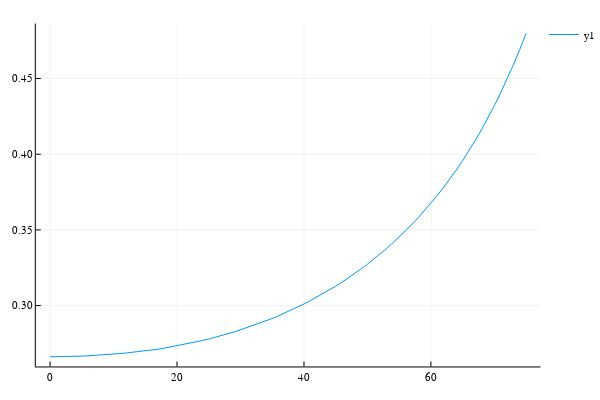

Notebook code for this chart:
### Code cell
SZA=0:1:75
plot(SZA, reflNIR_SZA)

### Figure 1 — Plotly figure (JSON) as saved in the notebook; plotly's stock layout.template omitted (floating-point values rounded to 4 significant figures)
{"data": [{"colorbar": {"title": ""}, "legendgroup": "y1", "line": {"color": "rgba(0, 154, 250, 1.000)", "dash": "solid", "shape": "linear", "width": 1}, "mode": "lines", "name": "y1", "showlegend": true, "type": "scatter", "x": [0, 1, 2, 3, 4, 5, 6, 7, 8, 9, 10, 11, 12, 13, 14, 15, 16, 17, 18, 19, 20, 21, 22, 23, 24, 25, 26, 27, 28, 29, 30, 31, 32, 33, 34, 35, 36, 37, 38, 39, 40, 41, 42, 43, 44, 45, 46, 47, 48, 49, 50, 51, 52, 53, 54, 55, 56, 57, 58, 59, 60, 61, 62, 63, 64, 65, 66, 67, 68, 69, 70, 71, 72, 73, 74, 75], "xaxis": "x1", "y": [0.2662, 0.2662, 0.2663, 0.2664, 0.2665, 0.2666, 0.2668, 0.2671, 0.2673, 0.2676, 0.268, 0.2683, 0.2687, 0.2691, 0.2696, 0.27, 0.2705, 0.2712, 0.2719, 0.2727, 0.2735, 0.2743, 0.2751, 0.276, 0.2769, 0.2779, 0.2789, 0.2801, 0.2813, 0.2826, 0.284, 0.2854, 0.2869, 0.2884, 0.2899, 0.2915, 0.2932, 0.2951, 0.297, 0.299, 0.3011, 0.3033, 0.3056, 0.3079, 0.3103, 0.3128, 0.3155, 0.3183, 0.3212, 0.3242, 0.3274, 0.3307, 0.3341, 0.3377, 0.3414, 0.3452, 0.3493, 0.3536, 0.3581, 0.3627, 0.3676, 0.3728, 0.3781, 0.3837, 0.3896, 0.3958, 0.4023, 0.4092, 0.4164, 0.4241, 0.4322, 0.4407, 0.4497, 0.4592, 0.4692, 0.4799], "yaxis": "y1", "zmax": null, "zmin": null}], "layout": {"annotations": [], "height": 400, "legend": {"bgcolor": "rgba(255, 255, 255, 1.000)", "bordercolor": "rgba(0, 0, 0, 1.000)", "font": {"color": "rgba(0, 0, 0, 1.000)", "family": "sans-serif", "size": 11}, "tracegroupgap": 0, "x": 1, "y": 1}, "margin": {"b": 20, "l": 0, "r": 0, "t": 20}, "paper_bgcolor": "rgba(255, 255, 255, 1.000)", "plot_bgcolor": "rgba(255, 255, 255, 1.000)", "showlegend": true, "width": 600, "xaxis": {"anchor": "y1", "domain": [0.06582, 0.9934], "gridcolor": "rgba(0, 0, 0, 0.100)", "gridwidth": 0.5, "linecolor": "rgba(0, 0, 0, 1.000)", "mirror": false, "range": [-2.25, 77.25], "showgrid": true, "showline": true, "showticklabels": true, "tickangle": 0, "tickcolor": "rgb(0, 0, 0)", "tickfont": {"color": "rgba(0, 0, 0, 1.000)", "family": "sans-serif", "size": 11}, "tickmode": "array", "ticks": "inside", "ticktext": ["0", "20", "40", "60"], "tickvals": [0, 20, 40, 60], "title": "", "titlefont": {"color": "rgba(0, 0, 0, 1.000)", "family": "sans-serif", "size": 15}, "type": "-", "visible": true, "zeroline": false, "zerolinecolor": "rgba(0, 0, 0, 1.000)"}, "yaxis": {"anchor": "x1", "domain": [0.03762, 0.9902], "gridcolor": "rgba(0, 0, 0, 0.100)", "gridwidth": 0.5, "linecolor": "rgba(0, 0, 0, 1.000)", "mirror": false, "range": [0.2598, 0.4863], "showgrid": true, "showline": true, "showticklabels": true, "tickangle": 0, "tickcolor": "rgb(0, 0, 0)", "tickfont": {"color": "rgba(0, 0, 0, 1.000)", "family": "sans-serif", "size": 11}, "tickmode": "array", "ticks": "inside", "ticktext": ["0.30", "0.35", "0.40", "0.45"], "tickvals": [0.3, 0.35, 0.4, 0.45], "title": "", "titlefont": {"color": "rgba(0, 0, 0, 1.000)", "family": "sans-serif", "size": 15}, "type": "-", "visible": true, "zeroline": false, "zerolinecolor": "rgba(0, 0, 0, 1.000)"}}}
